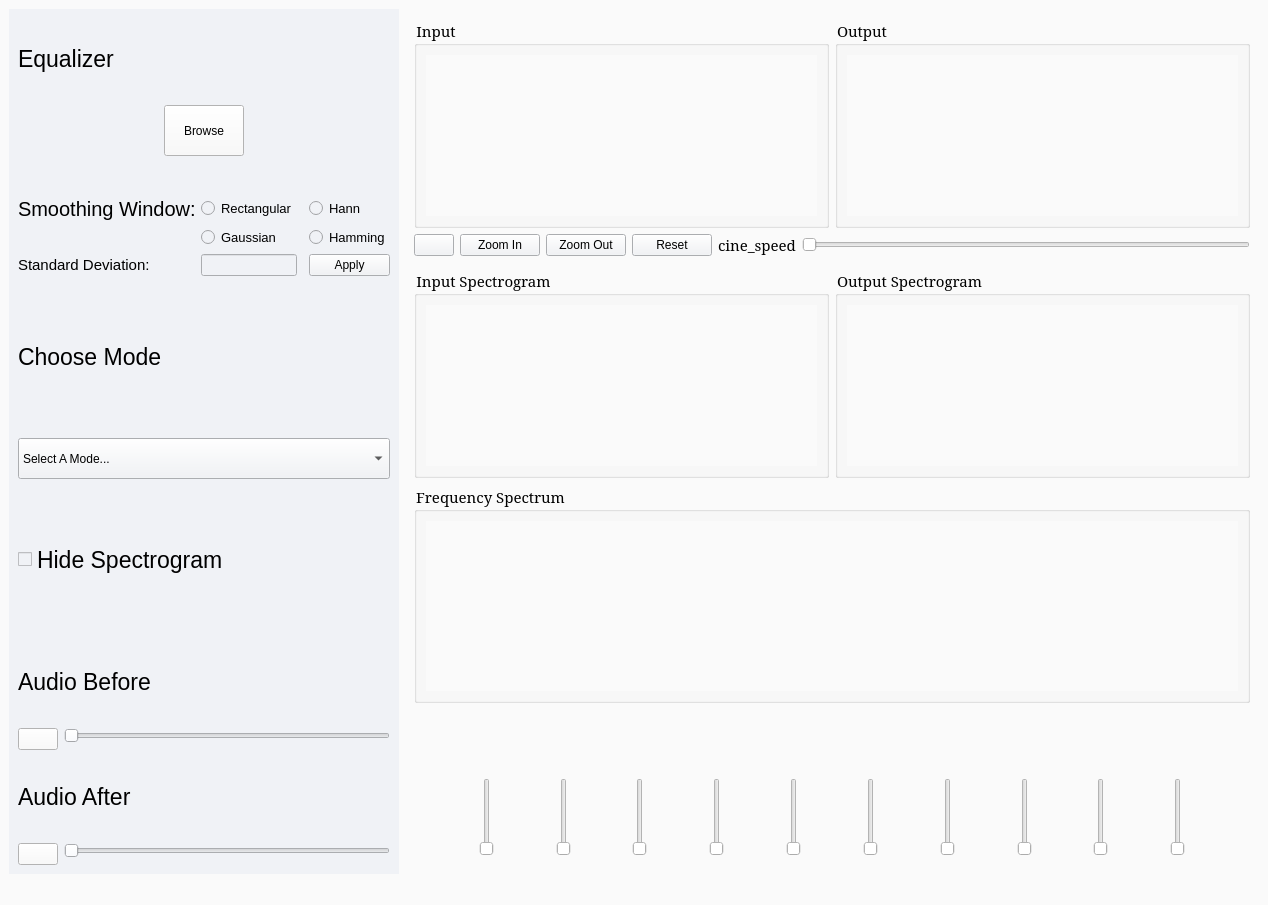
<?xml version="1.0" encoding="UTF-8"?>
<ui version="4.0">
 <class>MainWindow</class>
 <widget class="QMainWindow" name="MainWindow">
  <property name="geometry">
   <rect>
    <x>0</x>
    <y>0</y>
    <width>1268</width>
    <height>905</height>
   </rect>
  </property>
  <property name="windowTitle">
   <string>MainWindow</string>
  </property>
  <property name="styleSheet">
   <string notr="true">background-color: #fafafa;</string>
  </property>
  <widget class="QWidget" name="centralwidget">
   <layout class="QGridLayout" name="gridLayout_21">
    <item row="0" column="1">
     <widget class="QWidget" name="widget" native="true">
      <property name="styleSheet">
       <string notr="true">background-color: #fafafa;</string>
      </property>
      <layout class="QGridLayout" name="gridLayout_20">
       <item row="0" column="0">
        <layout class="QGridLayout" name="gridLayout_18">
         <item row="1" column="0">
          <widget class="QGroupBox" name="groupBox_8">
           <property name="minimumSize">
            <size>
             <width>200</width>
             <height>0</height>
            </size>
           </property>
           <property name="maximumSize">
            <size>
             <width>16777215</width>
             <height>16777215</height>
            </size>
           </property>
           <property name="font">
            <font>
             <family>MS Serif</family>
             <pointsize>11</pointsize>
            </font>
           </property>
           <property name="title">
            <string>Frequency Spectrum</string>
           </property>
           <layout class="QGridLayout" name="gridLayout_11">
            <item row="0" column="0">
             <widget class="PlotWidget" name="widget_spectrum" native="true">
              <property name="minimumSize">
               <size>
                <width>661</width>
                <height>170</height>
               </size>
              </property>
             </widget>
            </item>
           </layout>
          </widget>
         </item>
         <item row="0" column="0">
          <layout class="QGridLayout" name="gridLayout_14">
           <item row="2" column="0">
            <widget class="QWidget" name="widget_4" native="true"/>
           </item>
           <item row="0" column="0">
            <layout class="QGridLayout" name="gridLayout_12">
             <item row="0" column="0">
              <widget class="QGroupBox" name="groupBox_3">
               <property name="minimumSize">
                <size>
                 <width>200</width>
                 <height>0</height>
                </size>
               </property>
               <property name="maximumSize">
                <size>
                 <width>16777215</width>
                 <height>16777215</height>
                </size>
               </property>
               <property name="font">
                <font>
                 <family>MS Serif</family>
                 <pointsize>11</pointsize>
                </font>
               </property>
               <property name="title">
                <string>Input</string>
               </property>
               <layout class="QGridLayout" name="gridLayout_3">
                <item row="0" column="0">
                 <widget class="PlotWidget" name="widget_input" native="true">
                  <property name="minimumSize">
                   <size>
                    <width>200</width>
                    <height>161</height>
                   </size>
                  </property>
                 </widget>
                </item>
               </layout>
              </widget>
             </item>
             <item row="0" column="1">
              <widget class="QGroupBox" name="groupBox_6">
               <property name="minimumSize">
                <size>
                 <width>200</width>
                 <height>0</height>
                </size>
               </property>
               <property name="maximumSize">
                <size>
                 <width>16777215</width>
                 <height>16777215</height>
                </size>
               </property>
               <property name="baseSize">
                <size>
                 <width>-1</width>
                 <height>0</height>
                </size>
               </property>
               <property name="font">
                <font>
                 <family>MS Serif</family>
                 <pointsize>11</pointsize>
                </font>
               </property>
               <property name="title">
                <string>Output</string>
               </property>
               <layout class="QGridLayout" name="gridLayout_6">
                <item row="0" column="0">
                 <widget class="PlotWidget" name="widget_output" native="true">
                  <property name="minimumSize">
                   <size>
                    <width>200</width>
                    <height>161</height>
                   </size>
                  </property>
                 </widget>
                </item>
               </layout>
              </widget>
             </item>
            </layout>
           </item>
           <item row="3" column="0">
            <layout class="QGridLayout" name="gridLayout_13">
             <item row="0" column="0">
              <widget class="QGroupBox" name="groupBox_4">
               <property name="minimumSize">
                <size>
                 <width>200</width>
                 <height>0</height>
                </size>
               </property>
               <property name="maximumSize">
                <size>
                 <width>16777215</width>
                 <height>16777215</height>
                </size>
               </property>
               <property name="font">
                <font>
                 <family>MS Serif</family>
                 <pointsize>11</pointsize>
                </font>
               </property>
               <property name="title">
                <string>Input Spectrogram</string>
               </property>
               <layout class="QGridLayout" name="gridLayout_7">
                <item row="0" column="0">
                 <widget class="PlotWidget" name="widget_spect_in" native="true">
                  <property name="minimumSize">
                   <size>
                    <width>200</width>
                    <height>161</height>
                   </size>
                  </property>
                 </widget>
                </item>
               </layout>
              </widget>
             </item>
             <item row="0" column="1">
              <widget class="QGroupBox" name="groupBox_7">
               <property name="minimumSize">
                <size>
                 <width>200</width>
                 <height>0</height>
                </size>
               </property>
               <property name="maximumSize">
                <size>
                 <width>16777215</width>
                 <height>16777215</height>
                </size>
               </property>
               <property name="baseSize">
                <size>
                 <width>-1</width>
                 <height>0</height>
                </size>
               </property>
               <property name="font">
                <font>
                 <family>MS Serif</family>
                 <pointsize>11</pointsize>
                </font>
               </property>
               <property name="title">
                <string>Output Spectrogram</string>
               </property>
               <layout class="QGridLayout" name="gridLayout_10">
                <item row="0" column="0">
                 <widget class="PlotWidget" name="widget_spect_out" native="true">
                  <property name="minimumSize">
                   <size>
                    <width>200</width>
                    <height>161</height>
                   </size>
                  </property>
                 </widget>
                </item>
               </layout>
              </widget>
             </item>
            </layout>
           </item>
           <item row="1" column="0">
            <layout class="QGridLayout" name="gridLayout">
             <item row="0" column="4">
              <widget class="QLabel" name="label">
               <property name="font">
                <font>
                 <family>MS Serif</family>
                 <pointsize>11</pointsize>
                </font>
               </property>
               <property name="text">
                <string>cine_speed</string>
               </property>
              </widget>
             </item>
             <item row="0" column="5">
              <widget class="QSlider" name="speed_slider1">
               <property name="orientation">
                <enum>Qt::Horizontal</enum>
               </property>
              </widget>
             </item>
             <item row="0" column="2">
              <widget class="QPushButton" name="zoom_out">
               <property name="styleSheet">
                <string notr="true">background-color: #f0f2f6;</string>
               </property>
               <property name="text">
                <string>Zoom Out</string>
               </property>
              </widget>
             </item>
             <item row="0" column="1">
              <widget class="QPushButton" name="zoom_in">
               <property name="styleSheet">
                <string notr="true">background-color: #f0f2f6;</string>
               </property>
               <property name="text">
                <string>Zoom In</string>
               </property>
              </widget>
             </item>
             <item row="0" column="3">
              <widget class="QPushButton" name="reset">
               <property name="styleSheet">
                <string notr="true">background-color: #f0f2f6;</string>
               </property>
               <property name="text">
                <string>Reset</string>
               </property>
              </widget>
             </item>
             <item row="0" column="0">
              <widget class="QPushButton" name="play_pause_button">
               <property name="mouseTracking">
                <bool>false</bool>
               </property>
               <property name="styleSheet">
                <string notr="true">background-color: #f0f2f6;</string>
               </property>
               <property name="text">
                <string/>
               </property>
              </widget>
             </item>
            </layout>
           </item>
          </layout>
         </item>
        </layout>
       </item>
       <item row="1" column="0">
        <widget class="QWidget" name="widget_2" native="true">
         <layout class="QGridLayout" name="gridLayout_23">
          <item row="2" column="0">
           <layout class="QGridLayout" name="gridLayout_22">
            <item row="0" column="3">
             <widget class="QLabel" name="lab2">
              <property name="text">
               <string/>
              </property>
             </widget>
            </item>
            <item row="1" column="5">
             <widget class="QSlider" name="verticalSlider_3">
              <property name="maximumSize">
               <size>
                <width>16777215</width>
                <height>1900</height>
               </size>
              </property>
              <property name="orientation">
               <enum>Qt::Vertical</enum>
              </property>
             </widget>
            </item>
            <item row="1" column="8">
             <spacer name="horizontalSpacer_9">
              <property name="orientation">
               <enum>Qt::Horizontal</enum>
              </property>
              <property name="sizeHint" stdset="0">
               <size>
                <width>40</width>
                <height>20</height>
               </size>
              </property>
             </spacer>
            </item>
            <item row="1" column="16">
             <spacer name="horizontalSpacer_3">
              <property name="orientation">
               <enum>Qt::Horizontal</enum>
              </property>
              <property name="sizeHint" stdset="0">
               <size>
                <width>40</width>
                <height>20</height>
               </size>
              </property>
             </spacer>
            </item>
            <item row="1" column="12">
             <spacer name="horizontalSpacer_7">
              <property name="orientation">
               <enum>Qt::Horizontal</enum>
              </property>
              <property name="sizeHint" stdset="0">
               <size>
                <width>40</width>
                <height>20</height>
               </size>
              </property>
             </spacer>
            </item>
            <item row="1" column="15">
             <widget class="QSlider" name="verticalSlider_8">
              <property name="maximumSize">
               <size>
                <width>16777215</width>
                <height>1900</height>
               </size>
              </property>
              <property name="orientation">
               <enum>Qt::Vertical</enum>
              </property>
             </widget>
            </item>
            <item row="1" column="17">
             <widget class="QSlider" name="verticalSlider_9">
              <property name="maximumSize">
               <size>
                <width>16777215</width>
                <height>1900</height>
               </size>
              </property>
              <property name="orientation">
               <enum>Qt::Vertical</enum>
              </property>
             </widget>
            </item>
            <item row="1" column="10">
             <spacer name="horizontalSpacer_8">
              <property name="orientation">
               <enum>Qt::Horizontal</enum>
              </property>
              <property name="sizeHint" stdset="0">
               <size>
                <width>40</width>
                <height>20</height>
               </size>
              </property>
             </spacer>
            </item>
            <item row="1" column="13">
             <widget class="QSlider" name="verticalSlider_7">
              <property name="maximumSize">
               <size>
                <width>16777215</width>
                <height>1900</height>
               </size>
              </property>
              <property name="orientation">
               <enum>Qt::Vertical</enum>
              </property>
             </widget>
            </item>
            <item row="1" column="18">
             <spacer name="horizontalSpacer_2">
              <property name="orientation">
               <enum>Qt::Horizontal</enum>
              </property>
              <property name="sizeHint" stdset="0">
               <size>
                <width>40</width>
                <height>20</height>
               </size>
              </property>
             </spacer>
            </item>
            <item row="1" column="9">
             <widget class="QSlider" name="verticalSlider_5">
              <property name="maximumSize">
               <size>
                <width>16777215</width>
                <height>1900</height>
               </size>
              </property>
              <property name="orientation">
               <enum>Qt::Vertical</enum>
              </property>
             </widget>
            </item>
            <item row="1" column="3">
             <widget class="QSlider" name="verticalSlider_2">
              <property name="maximumSize">
               <size>
                <width>16777215</width>
                <height>1900</height>
               </size>
              </property>
              <property name="orientation">
               <enum>Qt::Vertical</enum>
              </property>
             </widget>
            </item>
            <item row="1" column="20">
             <spacer name="horizontalSpacer">
              <property name="orientation">
               <enum>Qt::Horizontal</enum>
              </property>
              <property name="sizeHint" stdset="0">
               <size>
                <width>40</width>
                <height>20</height>
               </size>
              </property>
             </spacer>
            </item>
            <item row="1" column="14">
             <spacer name="horizontalSpacer_4">
              <property name="orientation">
               <enum>Qt::Horizontal</enum>
              </property>
              <property name="sizeHint" stdset="0">
               <size>
                <width>40</width>
                <height>20</height>
               </size>
              </property>
             </spacer>
            </item>
            <item row="1" column="2">
             <spacer name="horizontalSpacer_12">
              <property name="orientation">
               <enum>Qt::Horizontal</enum>
              </property>
              <property name="sizeHint" stdset="0">
               <size>
                <width>40</width>
                <height>20</height>
               </size>
              </property>
             </spacer>
            </item>
            <item row="1" column="19">
             <widget class="QSlider" name="verticalSlider_10">
              <property name="maximumSize">
               <size>
                <width>16777215</width>
                <height>1900</height>
               </size>
              </property>
              <property name="orientation">
               <enum>Qt::Vertical</enum>
              </property>
             </widget>
            </item>
            <item row="1" column="11">
             <widget class="QSlider" name="verticalSlider_6">
              <property name="maximumSize">
               <size>
                <width>16777215</width>
                <height>1900</height>
               </size>
              </property>
              <property name="orientation">
               <enum>Qt::Vertical</enum>
              </property>
             </widget>
            </item>
            <item row="1" column="6">
             <spacer name="horizontalSpacer_10">
              <property name="orientation">
               <enum>Qt::Horizontal</enum>
              </property>
              <property name="sizeHint" stdset="0">
               <size>
                <width>40</width>
                <height>20</height>
               </size>
              </property>
             </spacer>
            </item>
            <item row="1" column="7">
             <widget class="QSlider" name="verticalSlider_4">
              <property name="maximumSize">
               <size>
                <width>16777215</width>
                <height>1900</height>
               </size>
              </property>
              <property name="orientation">
               <enum>Qt::Vertical</enum>
              </property>
             </widget>
            </item>
            <item row="1" column="1">
             <widget class="QSlider" name="verticalSlider_1">
              <property name="maximumSize">
               <size>
                <width>16777215</width>
                <height>1900</height>
               </size>
              </property>
              <property name="orientation">
               <enum>Qt::Vertical</enum>
              </property>
             </widget>
            </item>
            <item row="1" column="0">
             <spacer name="horizontalSpacer_13">
              <property name="orientation">
               <enum>Qt::Horizontal</enum>
              </property>
              <property name="sizeHint" stdset="0">
               <size>
                <width>40</width>
                <height>20</height>
               </size>
              </property>
             </spacer>
            </item>
            <item row="1" column="4">
             <spacer name="horizontalSpacer_11">
              <property name="orientation">
               <enum>Qt::Horizontal</enum>
              </property>
              <property name="sizeHint" stdset="0">
               <size>
                <width>40</width>
                <height>20</height>
               </size>
              </property>
             </spacer>
            </item>
            <item row="0" column="5">
             <widget class="QLabel" name="lab3">
              <property name="text">
               <string/>
              </property>
             </widget>
            </item>
            <item row="0" column="7">
             <widget class="QLabel" name="lab4">
              <property name="text">
               <string/>
              </property>
             </widget>
            </item>
            <item row="0" column="9">
             <widget class="QLabel" name="lab5">
              <property name="text">
               <string/>
              </property>
             </widget>
            </item>
            <item row="0" column="13">
             <widget class="QLabel" name="lab7">
              <property name="text">
               <string/>
              </property>
             </widget>
            </item>
            <item row="0" column="11">
             <widget class="QLabel" name="lab6">
              <property name="text">
               <string/>
              </property>
             </widget>
            </item>
            <item row="0" column="15">
             <widget class="QLabel" name="lab8">
              <property name="text">
               <string/>
              </property>
             </widget>
            </item>
            <item row="0" column="1">
             <widget class="QLabel" name="lab1">
              <property name="text">
               <string/>
              </property>
             </widget>
            </item>
            <item row="0" column="17">
             <widget class="QLabel" name="lab9">
              <property name="text">
               <string/>
              </property>
             </widget>
            </item>
            <item row="0" column="19">
             <widget class="QLabel" name="lab10">
              <property name="text">
               <string/>
              </property>
             </widget>
            </item>
           </layout>
          </item>
          <item row="0" column="0">
           <spacer name="verticalSpacer">
            <property name="orientation">
             <enum>Qt::Vertical</enum>
            </property>
            <property name="sizeType">
             <enum>QSizePolicy::Fixed</enum>
            </property>
            <property name="sizeHint" stdset="0">
             <size>
              <width>20</width>
              <height>40</height>
             </size>
            </property>
           </spacer>
          </item>
         </layout>
        </widget>
       </item>
      </layout>
     </widget>
    </item>
    <item row="0" column="0">
     <widget class="QWidget" name="widget_3" native="true">
      <property name="maximumSize">
       <size>
        <width>390</width>
        <height>16777215</height>
       </size>
      </property>
      <property name="styleSheet">
       <string notr="true">background-color: #f0f2f6;</string>
      </property>
      <layout class="QGridLayout" name="gridLayout_8">
       <item row="0" column="0" rowspan="2" colspan="2">
        <layout class="QGridLayout" name="gridLayout_5">
         <item row="0" column="0">
          <layout class="QGridLayout" name="gridLayout_4">
           <item row="11" column="0" colspan="4">
            <spacer name="verticalSpacer_5">
             <property name="orientation">
              <enum>Qt::Vertical</enum>
             </property>
             <property name="sizeHint" stdset="0">
              <size>
               <width>363</width>
               <height>21</height>
              </size>
             </property>
            </spacer>
           </item>
           <item row="3" column="3">
            <widget class="QRadioButton" name="hann_button">
             <property name="font">
              <font>
               <pointsize>10</pointsize>
              </font>
             </property>
             <property name="text">
              <string>Hann</string>
             </property>
            </widget>
           </item>
           <item row="12" column="0" colspan="4">
            <widget class="QCheckBox" name="hide_spectogram">
             <property name="minimumSize">
              <size>
               <width>341</width>
               <height>81</height>
              </size>
             </property>
             <property name="font">
              <font>
               <pointsize>17</pointsize>
              </font>
             </property>
             <property name="text">
              <string>Hide Spectrogram</string>
             </property>
            </widget>
           </item>
           <item row="3" column="0">
            <widget class="QLabel" name="label_3">
             <property name="font">
              <font>
               <family>MS Sans Serif</family>
               <pointsize>15</pointsize>
              </font>
             </property>
             <property name="text">
              <string>Smoothing Window:</string>
             </property>
            </widget>
           </item>
           <item row="5" column="3">
            <widget class="QPushButton" name="std_dev_pushButton">
             <property name="text">
              <string>Apply</string>
             </property>
            </widget>
           </item>
           <item row="2" column="0" colspan="4">
            <spacer name="verticalSpacer_2">
             <property name="orientation">
              <enum>Qt::Vertical</enum>
             </property>
             <property name="sizeHint" stdset="0">
              <size>
               <width>363</width>
               <height>21</height>
              </size>
             </property>
            </spacer>
           </item>
           <item row="4" column="1">
            <widget class="QRadioButton" name="gaussian_button">
             <property name="font">
              <font>
               <pointsize>10</pointsize>
              </font>
             </property>
             <property name="text">
              <string>Gaussian</string>
             </property>
            </widget>
           </item>
           <item row="3" column="1">
            <widget class="QRadioButton" name="rectangular_button">
             <property name="font">
              <font>
               <pointsize>10</pointsize>
              </font>
             </property>
             <property name="text">
              <string>Rectangular</string>
             </property>
            </widget>
           </item>
           <item row="5" column="1">
            <widget class="QLineEdit" name="std_dev_line_edit"/>
           </item>
           <item row="9" column="0" colspan="4">
            <spacer name="verticalSpacer_7">
             <property name="orientation">
              <enum>Qt::Vertical</enum>
             </property>
             <property name="sizeHint" stdset="0">
              <size>
               <width>363</width>
               <height>22</height>
              </size>
             </property>
            </spacer>
           </item>
           <item row="4" column="3">
            <widget class="QRadioButton" name="hamming_button">
             <property name="font">
              <font>
               <pointsize>10</pointsize>
              </font>
             </property>
             <property name="text">
              <string>Hamming</string>
             </property>
            </widget>
           </item>
           <item row="8" column="0" colspan="4">
            <widget class="QLabel" name="label_6">
             <property name="minimumSize">
              <size>
               <width>341</width>
               <height>81</height>
              </size>
             </property>
             <property name="font">
              <font>
               <family>MS Sans Serif</family>
               <pointsize>17</pointsize>
              </font>
             </property>
             <property name="text">
              <string>Choose Mode</string>
             </property>
            </widget>
           </item>
           <item row="13" column="0" colspan="4">
            <spacer name="verticalSpacer_4">
             <property name="orientation">
              <enum>Qt::Vertical</enum>
             </property>
             <property name="sizeHint" stdset="0">
              <size>
               <width>363</width>
               <height>22</height>
              </size>
             </property>
            </spacer>
           </item>
           <item row="5" column="0">
            <widget class="QLabel" name="std_dev_label">
             <property name="font">
              <font>
               <family>MS Shell Dlg 2</family>
               <pointsize>11</pointsize>
              </font>
             </property>
             <property name="text">
              <string>Standard Deviation:</string>
             </property>
            </widget>
           </item>
           <item row="1" column="0" colspan="4">
            <layout class="QGridLayout" name="gridLayout_17">
             <item row="0" column="0">
              <spacer name="horizontalSpacer_5">
               <property name="orientation">
                <enum>Qt::Horizontal</enum>
               </property>
               <property name="sizeHint" stdset="0">
                <size>
                 <width>40</width>
                 <height>20</height>
                </size>
               </property>
              </spacer>
             </item>
             <item row="0" column="2">
              <spacer name="horizontalSpacer_6">
               <property name="orientation">
                <enum>Qt::Horizontal</enum>
               </property>
               <property name="sizeHint" stdset="0">
                <size>
                 <width>40</width>
                 <height>20</height>
                </size>
               </property>
              </spacer>
             </item>
             <item row="0" column="1">
              <widget class="QPushButton" name="Browse">
               <property name="minimumSize">
                <size>
                 <width>52</width>
                 <height>51</height>
                </size>
               </property>
               <property name="styleSheet">
                <string notr="true">background-color: #fafafa;</string>
               </property>
               <property name="text">
                <string>Browse</string>
               </property>
              </widget>
             </item>
            </layout>
           </item>
           <item row="7" column="0" colspan="4">
            <spacer name="verticalSpacer_6">
             <property name="orientation">
              <enum>Qt::Vertical</enum>
             </property>
             <property name="sizeHint" stdset="0">
              <size>
               <width>363</width>
               <height>22</height>
              </size>
             </property>
            </spacer>
           </item>
           <item row="14" column="0" colspan="4">
            <widget class="QLabel" name="label_7">
             <property name="minimumSize">
              <size>
               <width>341</width>
               <height>81</height>
              </size>
             </property>
             <property name="font">
              <font>
               <family>MS Sans Serif</family>
               <pointsize>17</pointsize>
              </font>
             </property>
             <property name="text">
              <string>Audio Before</string>
             </property>
            </widget>
           </item>
           <item row="16" column="0" rowspan="2" colspan="4">
            <widget class="QLabel" name="label_8">
             <property name="minimumSize">
              <size>
               <width>341</width>
               <height>81</height>
              </size>
             </property>
             <property name="font">
              <font>
               <family>MS Sans Serif</family>
               <pointsize>17</pointsize>
              </font>
             </property>
             <property name="text">
              <string>Audio After</string>
             </property>
            </widget>
           </item>
           <item row="10" column="0" colspan="4">
            <widget class="QComboBox" name="mode_name_comboBox">
             <property name="minimumSize">
              <size>
               <width>191</width>
               <height>41</height>
              </size>
             </property>
             <property name="styleSheet">
              <string notr="true">background-color: #fafafa;
QComboBox QAbstractItemView::item:selected {
    color: #fafafa;
}</string>
             </property>
             <item>
              <property name="text">
               <string>Select A Mode...</string>
              </property>
             </item>
             <item>
              <property name="text">
               <string>Uniform_Range</string>
              </property>
             </item>
             <item>
              <property name="text">
               <string>Musical_Instruments</string>
              </property>
             </item>
             <item>
              <property name="text">
               <string>Animal</string>
              </property>
             </item>
             <item>
              <property name="text">
               <string>Medical</string>
              </property>
             </item>
            </widget>
           </item>
           <item row="0" column="0" colspan="4">
            <widget class="QLabel" name="label_5">
             <property name="minimumSize">
              <size>
               <width>341</width>
               <height>81</height>
              </size>
             </property>
             <property name="font">
              <font>
               <family>MS Sans Serif</family>
               <pointsize>17</pointsize>
              </font>
             </property>
             <property name="text">
              <string>Equalizer</string>
             </property>
            </widget>
           </item>
           <item row="15" column="0" colspan="4">
            <layout class="QFormLayout" name="formLayout">
             <item row="0" column="1">
              <widget class="QSlider" name="audio_slider_before">
               <property name="orientation">
                <enum>Qt::Horizontal</enum>
               </property>
              </widget>
             </item>
             <item row="0" column="0">
              <widget class="QPushButton" name="play_button1">
               <property name="styleSheet">
                <string notr="true">background-color: #fafafa;</string>
               </property>
               <property name="text">
                <string/>
               </property>
              </widget>
             </item>
            </layout>
           </item>
          </layout>
         </item>
         <item row="1" column="0">
          <layout class="QFormLayout" name="formLayout_2">
           <item row="0" column="0">
            <widget class="QPushButton" name="play_button2">
             <property name="styleSheet">
              <string notr="true">background-color: #fafafa;</string>
             </property>
             <property name="text">
              <string/>
             </property>
            </widget>
           </item>
           <item row="0" column="1">
            <widget class="QSlider" name="audio_slider_after">
             <property name="orientation">
              <enum>Qt::Horizontal</enum>
             </property>
            </widget>
           </item>
          </layout>
         </item>
        </layout>
       </item>
      </layout>
     </widget>
    </item>
   </layout>
   <widget class="QWidget" name="layoutWidget">
    <property name="geometry">
     <rect>
      <x>0</x>
      <y>0</y>
      <width>2</width>
      <height>2</height>
     </rect>
    </property>
    <layout class="QGridLayout" name="gridLayout_2"/>
   </widget>
  </widget>
  <widget class="QMenuBar" name="menubar">
   <property name="geometry">
    <rect>
     <x>0</x>
     <y>0</y>
     <width>1268</width>
     <height>21</height>
    </rect>
   </property>
  </widget>
  <widget class="QStatusBar" name="statusbar"/>
  <action name="rectangular_action">
   <property name="text">
    <string>Rectangular</string>
   </property>
  </action>
  <action name="hamming_action">
   <property name="text">
    <string>Hamming</string>
   </property>
  </action>
  <action name="hann_action">
   <property name="text">
    <string>Hann</string>
   </property>
  </action>
  <action name="gaussian_action">
   <property name="text">
    <string>Gaussian</string>
   </property>
  </action>
 </widget>
 <customwidgets>
  <customwidget>
   <class>PlotWidget</class>
   <extends>QWidget</extends>
   <header>pyqtgraph</header>
   <container>1</container>
   <slots>
    <signal>signal1()</signal>
    <slot>slot1()</slot>
   </slots>
  </customwidget>
 </customwidgets>
 <resources/>
 <connections/>
</ui>
